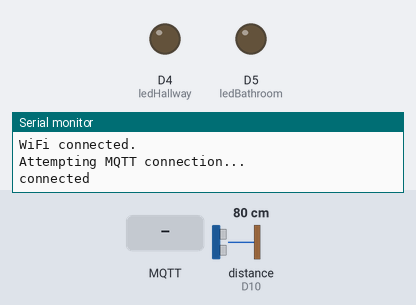
Recording of a sketch running on a simulated Arduino Nano 33 IoT. Parts: output pins drawn as LEDs (lit = HIGH), the last lines printed to the serial monitor. Wiring (inferred from the names in the program): ultrasonic range finder: trigger D9; echo D10. The test bench sets the inputs (shaded band); at power-on: distance to the obstacle (sensor on D10) 80 cm. The echo pulse lasts 58.3 µs per cm; WiFi joins after 1.5 s; servers stay silent unless stated; no MQTT or app messages arrive unless stated; pins used as bus, display or sensor lines are not drawn.

Above: at 7.7 s.
7.8 s: MQTT message "ES/Wave" arrives on the first subscribed topic
At 8.3 s:
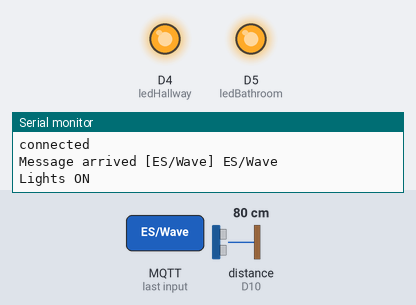
9.3 s: distance to the obstacle (sensor on D10) set to 4 cm
11.9 s: MQTT message "ES/Pat" arrives on the first subscribed topic
14.2 s: distance to the obstacle (sensor on D10) set to 18 cm
17.2 s: MQTT message "1" arrives on the first subscribed topic
Timing chart, 0 to 20.2 s (numbered marks = the images above; inputs shaded):
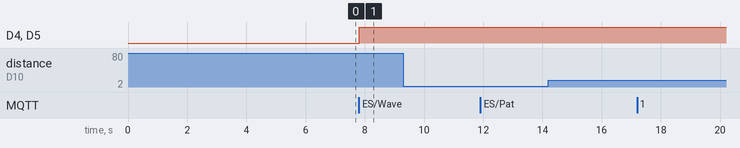

The sketch:

task3_2C.ino
```cpp
#include <WiFiNINA.h>
#include <PubSubClient.h>

// ---------- WiFi Setup----------
char ssid[] = "Wifi_NAme";
char pass[] = "Wifi_Password";

// ---------- MQTT ----------
#define MQTT_SERVER "broker.emqx.io"
#define MQTT_PORT 1883


WiFiClient tsClient;
PubSubClient mqttClient(tsClient);


// ---------- Sensors ----------
const int trigPin = 9;
const int echoPin = 10;
const int ledHallway = 4;
const int ledBathroom = 5;

// ---------- Variables ----------
long duration;
int distance;
unsigned long patStart = 0;
int waveCount = 0;

// ---------- Function Prototypes ----------
void connectWiFi();
void connectMQTT();
void mqttCallback(char* topic, byte* payload, unsigned int length);

// ---------- Distance Functions ----------
int getDistance() {
  long duration = pulseIn(echoPin, HIGH, 20000);
  if (duration == 0) return -1;  // no echo

  int dist = duration * 0.034 / 2;
  if (dist < 2 || dist > 200) return -1;
  return dist;
}


// ---------- Setup ----------
void setup() {
  Serial.begin(9600);
  while (!Serial)
    ;

  pinMode(trigPin, OUTPUT);
  pinMode(echoPin, INPUT);

  pinMode(ledHallway, OUTPUT);
  pinMode(ledBathroom, OUTPUT);

  connectWiFi();

  mqttClient.setServer(MQTT_SERVER, MQTT_PORT);
  mqttClient.setCallback(mqttCallback);

  connectMQTT();
}

void loop() {
  if (!mqttClient.connected()) {
    connectMQTT();
  }
  mqttClient.loop();

  digitalWrite(trigPin, LOW);
  delayMicroseconds(2);
  digitalWrite(trigPin, HIGH);
  delayMicroseconds(10);
  digitalWrite(trigPin, LOW);

  int distance = getDistance();
  // Serial.print("Distance: ");
  // Serial.println(distance);

  if (distance == -1) {
    delay(100);
    return;
  }

  // Gesture detection
  if (distance <= 10) {
    mqttClient.publish("ES/Pat", "Nachiket Pat");
    Serial.println("PAT detected → Lights OFF");
    delay(1000);
  } else if (distance > 10 && distance <= 30) {
    mqttClient.publish("ES/Wave", "Nachiket Wave");
    waveCount++;

    Serial.print("Wave count: ");
    Serial.println(waveCount);

    if (waveCount >= 3) {
      mqttClient.publish("ES/Alert", "Carer Alert: 3 waves detected");
      Serial.println("ALERT SENT");
      waveCount = 0;
    }
    delay(1000);
  }

  delay(100);
}

// ---------- MQTT CALLBACK ----------
void mqttCallback(char* topic, byte* payload, unsigned int length) {
  String msg = "";
  for (unsigned int i = 0; i < length; i++) {
    msg += (char)payload[i];
  }

  Serial.print("Message arrived [");
  Serial.print(topic);
  Serial.print("] ");
  Serial.println(msg);

  // Subscribe to Wave - Turn ON
  if (String(topic) == "ES/Wave") {
    digitalWrite(ledHallway, HIGH);
    digitalWrite(ledBathroom, HIGH);
    Serial.println("Lights ON");
  }
  // Subscribe to Pat - Turn OFF
  else if (String(topic) == "ES/Pat") {
    digitalWrite(ledHallway, LOW);
    digitalWrite(ledBathroom, LOW);
    Serial.println("Lights OFF");
  }
}

// ---------- WiFi ----------
void connectWiFi() {
  Serial.print("Connecting to WiFi");

  while (WiFi.status() != WL_CONNECTED) {
    WiFi.begin(ssid, pass);
    delay(5000);
    Serial.print(".");
  }

  Serial.println("\nWiFi connected.");
}

// ---------- MQTT ----------
void connectMQTT() {
  while (!mqttClient.connected()) {
    Serial.println("Attempting MQTT connection...");
    if (mqttClient.connect("Nano33IoT-Nachiket")) {
      Serial.println("connected");
      mqttClient.subscribe("ES/Wave");
      mqttClient.subscribe("ES/Pat");
    } else {
      delay(5000);
    }
  }
}
```

Measured:
- after the input at 7.8 s, D4 (ledHallway), D5 (ledBathroom): LOW → HIGH at once
